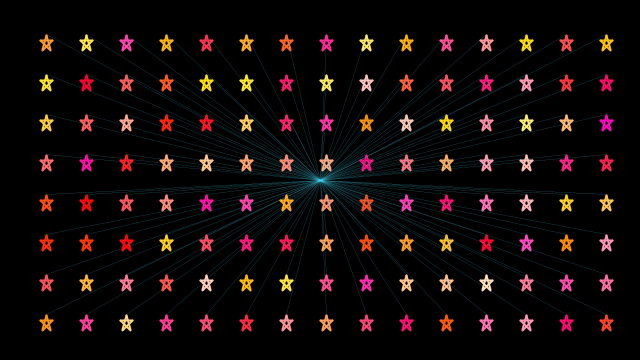
Frame 1 (no input)
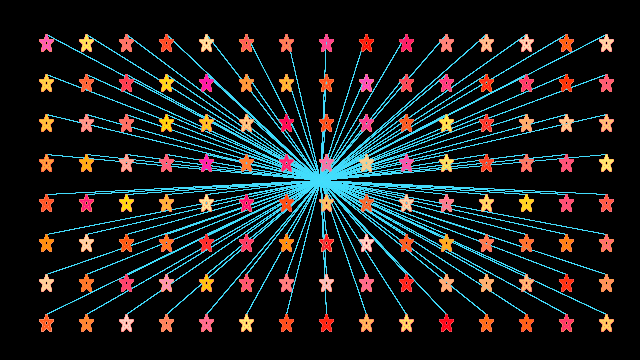
Frame 60 (the mouse pressed at the canvas centre just before this capture)
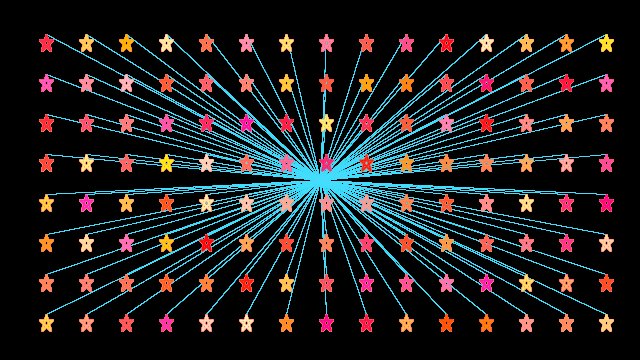
Frame 120 (the mouse held since frame 60 and released just before this capture)

The Processing sketch that drew these frames (run headless with seeded random() and noise(); from frame 60 on, the mouse is pressed at the canvas centre):

// Processing sketch: processing_187277
// ── processing_187277.pde

void setup() {
size(640, 360); 
background(0); 
noStroke(); 
smooth();
}

void draw() {
  //change the parameter (redValue) to adjust color of the stars. 0 = more blue, 255 = more yell0w)
 drawStars(255);
}

void drawStars(int redValue) {
int gridSize = 40;

for (int x = gridSize; x <= width - gridSize; x += gridSize) {
  for (int y = gridSize; y <= height - gridSize; y += gridSize) {
    stroke(redValue, random(0,240), random(0,200));
    strokeWeight(2);
    line(x,y, x+12,y);
    line(x+2,y+10, x+12,y);
    line(x,y, x+10,y+10);
    line(x+2,y+9, x+6,y-5);
    line(x+10,y+9, x+6, y-5);
    
    stroke(#45DFFF);
    strokeWeight(0);
    line(x+6, y-6, width/2, height/2);
  }
}
}
